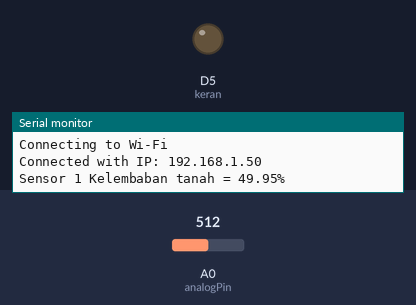
A sketch run on a simulated ESP8266 (NodeMCU). On the bench: output pins drawn as LEDs (lit = HIGH), the last lines printed to the serial monitor. The inputs (shaded band) are chosen by the test bench; at power-on: A0 (analogPin) = 512. WiFi joins after 1.5 s; servers stay silent unless stated; the Firebase database answers and starts empty; pins used as bus, display or sensor lines are not drawn.

Above: at 2.8 s.
2.9 s: A0 (analogPin) set to 320
6.3 s: A0 (analogPin) set to 299
At 9.7 s:
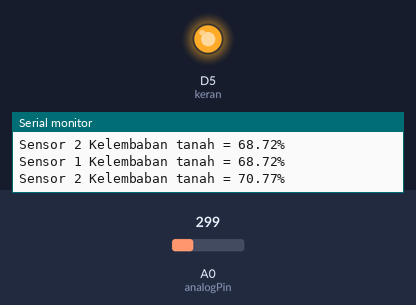
10.2 s: A0 (analogPin) set to 603
13.7 s: A0 (analogPin) set to 621
At 16.5 s:
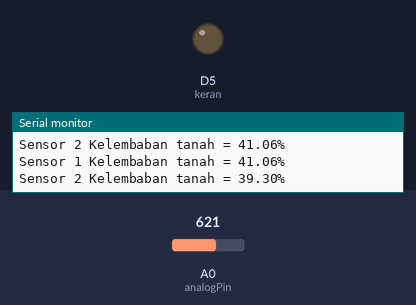
Timing chart, 0 to 18.0 s (numbered marks = the images above; inputs shaded):
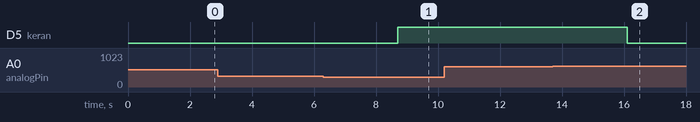

The sketch:

ta_feni.ino
```cpp
//sesuikan posisi pin s0,s1,s2 pada ic multiplexer di board nodemcu
int s0 = D2;
int s1 = D1;
int s2 = D0;

//gunakan A0 sebagai input
int analogPin = A0;

//variabel untuk menyimpan nilai input
int sensor_soil_1 = 0;
int sensor_soil_2 = 0;
float kelembaban_tanah_1, kelembaban_tanah_2;

//setup nilai ambang kelembaban tanah
int nilai_lembab = 70.00;
int nilai_kering = 40.00;

//solenoid water valve
#define keran D5

// firebase
#include "FirebaseESP8266.h"
#include <ESP8266WiFi.h>
// Set these to run example.
#define FIREBASE_HOST ""
#define FIREBASE_AUTH ""
#define WIFI_SSID "Robotic_Garage"
#define WIFI_PASSWORD "robotic77"
#define indi_wifi D4
FirebaseData firebaseData;

void setup() {
   //aktifkan komunikasi serial
  Serial.begin(9600);
  //jadikan pin select sebagai output
  pinMode(s0, OUTPUT);
  pinMode(s1, OUTPUT);
  pinMode(s2, OUTPUT);

  pinMode(keran,OUTPUT);

  //WiFi
  WiFi.begin(WIFI_SSID, WIFI_PASSWORD);
  Serial.print("Connecting to Wi-Fi");
  while (WiFi.status() != WL_CONNECTED)
  {
    digitalWrite(indi_wifi,HIGH);
    delay(80);
    digitalWrite(indi_wifi,LOW);
    delay(80);
  }
  Serial.println();
  Serial.print("Connected with IP: ");
  Serial.println(WiFi.localIP());
  Serial.println();

  Firebase.begin(FIREBASE_HOST, FIREBASE_AUTH);
  //Firebase.setInt(firebaseData,"Lampu_1",0);
  Firebase.reconnectWiFi(true);
}

void loop() {
  if (WiFi.status() == WL_CONNECTED)
  {
    digitalWrite(indi_wifi,HIGH);
    delay(1000);
    digitalWrite(indi_wifi,LOW);
    delay(100);
  }

  //sensor soil moisture 1
  digitalWrite(s0,LOW);
  digitalWrite(s1,LOW);
  digitalWrite(s2,LOW);
  sensor_soil_1 = analogRead(analogPin);
  //Serial.print(sensor_soil_1);
  kelembaban_tanah_1 = ( 100 - ( (sensor_soil_1/1023.00) * 100 ) );
  Serial.print("Sensor 1 Kelembaban tanah = ");
  Serial.print(kelembaban_tanah_1);
  Serial.print("%\n\n");
  delay(1000);

  Firebase.setFloat(firebaseData,"",kelembaban_tanah_1);

  //sensor soil moisture 2
  digitalWrite(s0,HIGH);
  digitalWrite(s1,LOW);
  digitalWrite(s2,LOW);
  sensor_soil_2 = analogRead(analogPin);
  //Serial.println(sensor_soil_2);
  kelembaban_tanah_2 = ( 100 - ( (sensor_soil_2/1023.00) * 100 ) );
  Serial.print("Sensor 2 Kelembaban tanah = ");
  Serial.print(kelembaban_tanah_2);
  Serial.print("%\n\n");
  delay(1000);

  Firebase.setFloat(firebaseData,"",kelembaban_tanah_1);

  // water valve logic
  String solenoid;
  Firebase.getString(firebaseData,"");
  solenoid=firebaseData.stringData();
  if(solenoid=="0"){
    digitalWrite(keran,LOW);
  }
    if(solenoid=="1"){
      digitalWrite(keran,HIGH);
  }
   // water valve logic kedua sensor data sesuai
  if ((kelembaban_tanah_1 >= nilai_lembab)&&(kelembaban_tanah_2 >= nilai_lembab)){
    digitalWrite(keran,HIGH);
    Firebase.setString(firebaseData,"","1");
  }
  if ((kelembaban_tanah_1 <= nilai_kering)&&(kelembaban_tanah_2 <= nilai_kering)){
    digitalWrite(keran,LOW);
    Firebase.setString(firebaseData,"","0");
  }
// water valve logic salah satu sensor data sesuai
    if ((kelembaban_tanah_1 >= nilai_lembab)||(kelembaban_tanah_2 >= nilai_lembab)){
    digitalWrite(keran,HIGH);
    Firebase.setString(firebaseData,"","1");
  }
  if ((kelembaban_tanah_1 <= nilai_kering)||(kelembaban_tanah_2 <= nilai_kering)){
    digitalWrite(keran,LOW);
    Firebase.setString(firebaseData,"","0");
  }
}
```

Measured:
- the behaviour switches between 307 and 306 on A0 (analogPin) (found by bisection; images 0 and 1)
- the behaviour switches between 613 and 614 on A0 (analogPin) (found by bisection; images 1 and 2)
- after the input at 6.3 s, D5 (keran): LOW → HIGH after 2.4 s
- after the input at 13.7 s, D5 (keran): HIGH → LOW after 2.4 s
